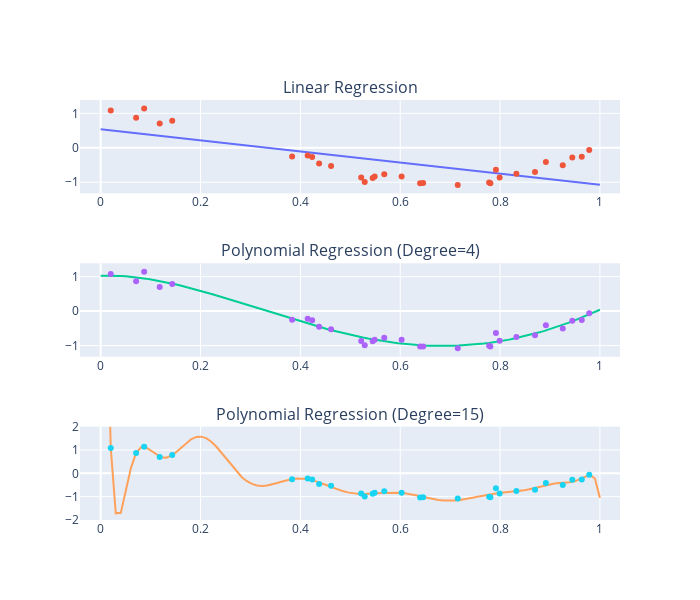

This figure's notebook cell:
### Code cell
#pip install -U kaleido must instll
fig = make_subplots(rows=3, cols=1, subplot_titles=("Linear Regression", "Polynomial Regression (Degree=4)", "Polynomial Regression (Degree=15)"))
X_test = np.linspace(0, 1, 100)
ideal_output = true_fun(X_test)
for i in range(len(degrees)):
    polynomial_features = PolynomialFeatures(degree=degrees[i], include_bias=False)
    linear_regression = LinearRegression()
    pipeline = Pipeline(
        [
            ("polynomial_features", polynomial_features),
            ("linear_regression", linear_regression),
        ]
    )
    pipeline.fit(X[:, np.newaxis], y)
    model_output = pipeline.predict(X_test[:, np.newaxis])
    fig.add_trace(
        go.Scatter(
            x=X_test,
            y=model_output,
            name="Linear Regression" if degrees[i]==1 else f"Polynomial Regression (Degree={degrees[i]})",
            mode="lines"
        ), row=i+1, col=1)
    fig.add_trace(
        go.Scatter(
            x=X,
            y=y,
            name="Samples",
            mode="markers"
        ), row=i+1, col=1)
fig.update_layout(
    # yaxis_range=[-2,2],
    autosize=False,
    width=700,
    height=600,
    showlegend=False
)
fig.update_yaxes(range=[-2, 2], row=3, col=1)
fig.write_image("/Users/aa/Documents/Semester 3/HIS/Modern-Time-Series-Forecasting-with-Python/imgs/chapter_5/under_vs_over_fitting.png")
fig.show()
